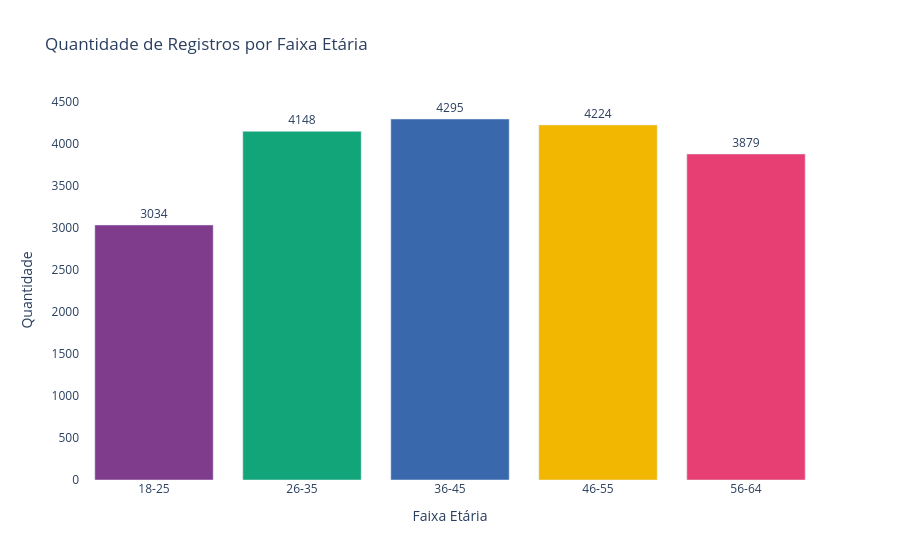

The code cell stored with this chart in its notebook:
### Markdown cell above
## 1. Distribuição de Registros por Faixa Etária

### Code cell
contagem = df['Age_Group'].value_counts().sort_index().reset_index()
contagem.columns = ['Age_Group', 'Count']
contagem['Age_Group'] = contagem['Age_Group'].astype(str)

fig = px.bar(
    contagem,
    x='Age_Group', y='Count',
    color='Age_Group',
    text='Count',
    title='Quantidade de Registros por Faixa Etária',
    labels={'Age_Group': 'Faixa Etária', 'Count': 'Quantidade'},
    color_discrete_sequence=px.colors.qualitative.Bold
)
fig.update_traces(textposition='outside')
fig.update_layout(showlegend=False, plot_bgcolor='white')
fig.show()

# Exibição dos números de registros de cada faixa para saber se as faixas
# têm tamanhos parecidos, pois se uma faixa tiver muito mais registros que outra
# qualquer conclusao sobre ela sera mais confiavel, ou o contrário,
# se uma faixa tiver pouquíssimos registros, as análises seguintes sobre ela devem ser interpretadas
# com cautela

### Figure 1 — Plotly figure (JSON) as saved in the notebook; plotly's stock layout.template omitted (floating-point values rounded to 4 significant figures)
{"data": [{"hovertemplate": "Faixa Etária=%{x}<br>Quantidade=%{text}<extra></extra>", "legendgroup": "18-25", "marker": {"color": "rgb(127, 60, 141)", "pattern": {"shape": ""}}, "name": "18-25", "orientation": "v", "showlegend": true, "text": [3034.0], "textposition": "outside", "type": "bar", "x": ["18-25"], "xaxis": "x", "y": [3034], "yaxis": "y"}, {"hovertemplate": "Faixa Etária=%{x}<br>Quantidade=%{text}<extra></extra>", "legendgroup": "26-35", "marker": {"color": "rgb(17, 165, 121)", "pattern": {"shape": ""}}, "name": "26-35", "orientation": "v", "showlegend": true, "text": [4148.0], "textposition": "outside", "type": "bar", "x": ["26-35"], "xaxis": "x", "y": [4148], "yaxis": "y"}, {"hovertemplate": "Faixa Etária=%{x}<br>Quantidade=%{text}<extra></extra>", "legendgroup": "36-45", "marker": {"color": "rgb(57, 105, 172)", "pattern": {"shape": ""}}, "name": "36-45", "orientation": "v", "showlegend": true, "text": [4295.0], "textposition": "outside", "type": "bar", "x": ["36-45"], "xaxis": "x", "y": [4295], "yaxis": "y"}, {"hovertemplate": "Faixa Etária=%{x}<br>Quantidade=%{text}<extra></extra>", "legendgroup": "46-55", "marker": {"color": "rgb(242, 183, 1)", "pattern": {"shape": ""}}, "name": "46-55", "orientation": "v", "showlegend": true, "text": [4224.0], "textposition": "outside", "type": "bar", "x": ["46-55"], "xaxis": "x", "y": [4224], "yaxis": "y"}, {"hovertemplate": "Faixa Etária=%{x}<br>Quantidade=%{text}<extra></extra>", "legendgroup": "56-64", "marker": {"color": "rgb(231, 63, 116)", "pattern": {"shape": ""}}, "name": "56-64", "orientation": "v", "showlegend": true, "text": [3879.0], "textposition": "outside", "type": "bar", "x": ["56-64"], "xaxis": "x", "y": [3879], "yaxis": "y"}], "layout": {"barmode": "relative", "legend": {"title": {"text": "Faixa Etária"}, "tracegroupgap": 0}, "plot_bgcolor": "white", "showlegend": false, "title": {"text": "Quantidade de Registros por Faixa Etária"}, "xaxis": {"anchor": "y", "categoryarray": ["18-25", "26-35", "36-45", "46-55", "56-64"], "categoryorder": "array", "domain": [0, 1], "title": {"text": "Faixa Etária"}}, "yaxis": {"anchor": "x", "domain": [0, 1], "title": {"text": "Quantidade"}}}}
